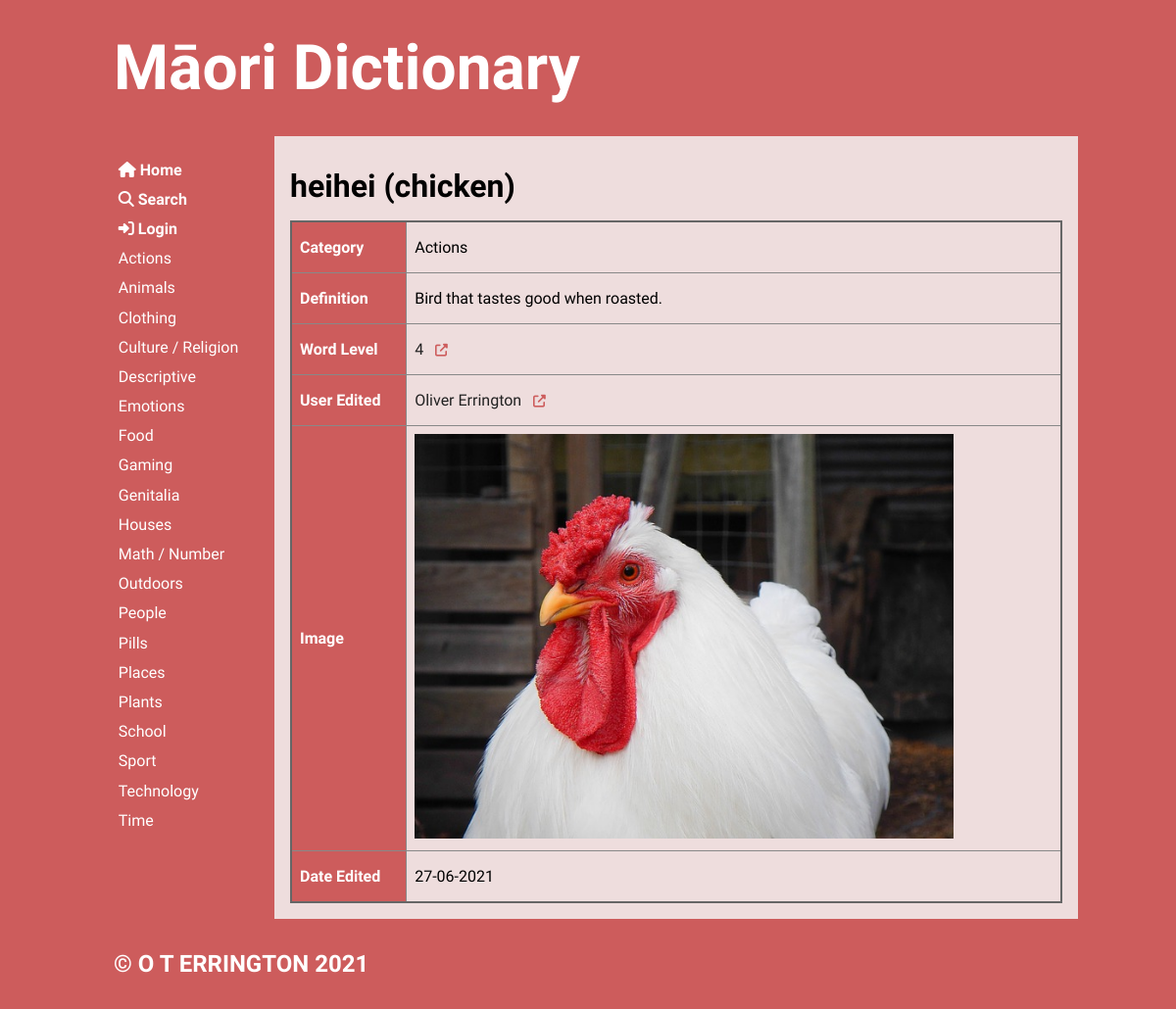
The app's page /word/38 with its own data.
### tables this page shows
CREATE TABLE "categories"
(
	cat_id integer
		constraint Category_pk
			primary key autoincrement,
	category varchar(20)
);

CREATE TABLE "words"
(
	word_id integer
		constraint words_pk
			primary key autoincrement,
	maori varchar(20),
	english varchar(20),
	cat_id integer,
	definition varchar(100),
	word_level integer,
	user_id integer,
	image varchar(50),
	date_added varchar(10)
);

CREATE TABLE users
(
	user_id integer
		constraint users_pk
			primary key autoincrement,
	fname varchar(20),
	lname varchar(30),
	email varchar(50),
	password varchar(30)
);

### app.py (the view)
@app.route('/word/<word_id>')
def render_word(word_id):
    con = create_connection(DB_NAME)
    query = """SELECT word_id, maori, english, cat_id, definition, word_level, user_id, image, date_added
            FROM words WHERE word_id=? ORDER BY maori ASC"""
    cur = con.cursor()
    cur.execute(query, (word_id,))  # execute query
    word_list = cur.fetchall()  # put results in list
    if len(word_list) == 0:
        flash('Unknown Word')
        return redirect('/')
    query = """SELECT cat_id, category
            FROM categories WHERE cat_id=?"""
    cur = con.cursor()
    cur.execute(query, (word_list[0][3],))  # execute query
    cat_name_list = cur.fetchall()  # put results in list
    query = """SELECT user_id, fname, lname
            FROM users WHERE user_id=?"""
    cur = con.cursor()
    cur.execute(query, (word_list[0][6],))  # execute query
    user_name_list = cur.fetchall()  # put results in list
    con.close()
    return render_template('word.html', words=word_list, categories=get_categories(),
                           cat_name_list=cat_name_list, logged_in=is_logged_in(),
                           user_name_list=user_name_list)

### app.py (called while the page is built)
def create_connection(db_file):
    try:
        connection = sqlite3.connect(db_file)
        return connection
    except Error as e:  # unless there's an error
        print(e)
    return None

def get_categories():
    con = create_connection(DB_NAME)
    query = """SELECT cat_id, category
            FROM categories
            ORDER BY category ASC"""
    cur = con.cursor()
    cur.execute(query)
    category_list = cur.fetchall()
    con.close()
    return category_list

def is_logged_in():
    if session.get("email") is None:
        print("not logged in")
        return False
    else:  # if email isn't empty then user must be logged in
        print("logged in")
        return True

### templates/word.html (shortened to what this page needs)
{% extends 'base.html' %}
{% block main %}
    <h2>{{ words[0][1] }} ({{ words[0][2] }})</h2>
    {% if cat_name_list|length == 0 %}
        <p class="error">No information found in {{ words[0][1] }} word. Please try again later.</p>
    {% else %}
        <table>
            {%  for word in words %}
                <tr>
                    <th>Category</th>
                    <td><p>{{ cat_name_list[0][1] }}</p></td>
                </tr>
                <tr>
                    <th>Definition</th>
                    <td><p>{{ word[4] }}</p></td>
                </tr>
                <tr>
                    <th>Word Level</th>
                    <td class="category-highlight">
                        <a href="/searchresults/{{ word[5] }}">
                            <p>{{ word[5] }} &nbsp;
                                <i class="fas fa-external-link-alt external-link"></i>
                            </p>
                        </a>
                    </td>
                </tr>
                <tr>
                    <th>User Edited</th>
                    <td class="category-highlight">
                        <a href="/publicuser/{{ user_name_list[0][0] }}">
                            <p>{{ user_name_list[0][1] }} {{ user_name_list[0][2] }} &nbsp;
                                <i class="fas fa-external-link-alt external-link"></i>
                            </p>
                        </a>
                    </td>
                </tr>
                <tr>
                    <th>Image</th>
                    <td><img alt="word_image" src="/static/images/{{ word[7] }}"></td>
                </tr>
                <tr>
                    <th>Date Edited</th>
                    <td><p>{{ word[8] }}</p></td>
                </tr>
            {%  endfor %}
        </table>
    {% endif %}
{% endblock %}

### templates/base.html (shortened to what this page needs)
<!doctype html>
<html lang="en">
<head>
	<link href="{{ url_for('static', filename='css/style.css') }}" rel="stylesheet">
</head>
<body>
	<div id="container">
		<header>
			<a href="/"><h1>Māori Dictionary</h1></a>
		</header>
		<nav>
			<ul>
                <li>
                    <a href="/">
                        <i class="fas fa-home"></i><b> Home</b><br>
                    </a>
                    <a href="/search">
                        <i class="fas fa-search"></i><b> Search</b><br>
                    </a>
                    {% if logged_in %}
                        <a href="/user">
                            <i class="fas fa-user"></i><b> Account</b><br>
                        </a>
                        <a href="/logout"><i class="fas fa-sign-out-alt"></i><b> Log Out</b><br></a>
                    {%  else %}
                        <a href="/login"><i class="fas fa-sign-in-alt"></i><b> Login</b><br></a>
                    {%  endif %}
                    {% for category in categories %}
                        <a href="/category/{{ category[0] }}">
                            {{ category[1] }} <br/>
                        </a>
                    {% endfor %}
                    <br><br>
                </li>
			</ul>
		</nav>
		<main>
            {% block main%}{% endblock %}
        </main>
		<footer>
			<h3>
				&copy; O T ERRINGTON 2021
			</h3>
		</footer>
	</div>
</body>
</html>

### static/css/style.css (style rules this page uses)
* { font-family: 'KoHo', sans-serif; margin: 0; padding: 0; box-sizing: border-box; font-weight: 400; }
body { background-color: indianred; }
#container { display: grid; grid-template-columns: 75px auto; grid-template-areas: 'nav header' 'main main' 'footer footer'; }
header { grid-area: header; background-color: indianred; padding: 1rem; }
nav { grid-area: nav; }
main { grid-area: main; padding: 1rem; background-color: #edd; }
h1, h2, h3, h4, .span-heading { padding: 1rem 0; font-weight: 700; font-size: 2rem; color: black; }
h1 { font-size: 4rem; color: white; }
h3 { font-size: 1.5rem; color: white; }
p { padding: 0.5rem 0; }
a { color: #222; text-decoration: none; }
img { width: 100%; }
.external-link { color: indianred; font-size: 0.8rem; }
table { width: 100%; border: 2px solid #666; border-collapse: collapse; }
th, td { border: 1px solid #888; padding: 0.5rem; text-align: left; }
b { font-weight: 700; }
.category-highlight { transition-duration: 0.2s; }
th { background-color: indianred; color: #fff; font-weight: 700; }
img { max-width: 550px; width: 100%; min-width: 400px; }
footer { grid-area: footer; padding: 1rem; background-color: indianred; }
@media only screen and (min-width: 768px) { #container { grid-template-columns: 180px auto; grid-template-areas: 'header header' 'nav main' 'footer footer'; } }
@media only screen and (min-width: 768px) { nav { background-color: indianred; padding: 0 0.5rem; } }
@media only screen and (min-width: 768px) { nav ul { list-style: none; } }
@media only screen and (min-width: 768px) { nav a { display: block; color: #fff; text-decoration: none; padding: 0.35rem 0 0.35rem 0.8rem; } }
@media only screen and (min-width: 1000px) { #container { width: 1000px; margin: auto; } }

### records on screen
categories: category "Actions"
categories: category "Animals"
categories: category "Clothing"
categories: category "Culture / Religion"
categories: category "Descriptive"
categories: category "Emotions"
categories: category "Food"
categories: category "Gaming"
categories: category "Genitalia"
categories: category "Houses"
categories: category "Math / Number"
categories: category "Outdoors"
categories: category "People"
categories: category "Pills"
categories: category "Places"
categories: category "Plants"
categories: category "School"
categories: category "Sport"
categories: category "Technology"
categories: category "Time"
words: maori "heihei", english "chicken", definition "Bird that tastes good when roasted.", word_level "4", image (picture), date_added "27-06-2021"
users: fname "Oliver", lname "Errington"
